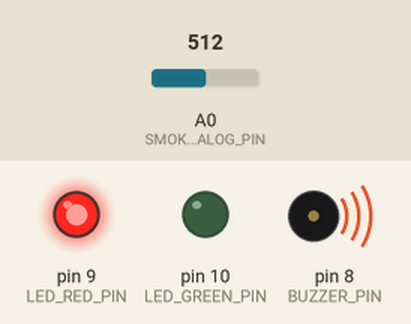
Recording of a sketch running on a simulated Arduino Uno, built with avr-gcc and run on an emulated ATmega328P. On the bench: output pins drawn as LEDs (lit = HIGH), buzzer (waves = sounding). The test bench sets the inputs (shaded band); at power-on: A0 (SMOKE_ANALOG_PIN) = 512. What the sketch prints to the serial monitor is not drawn.

Above: at 20.2 s.
At 21.7 s:
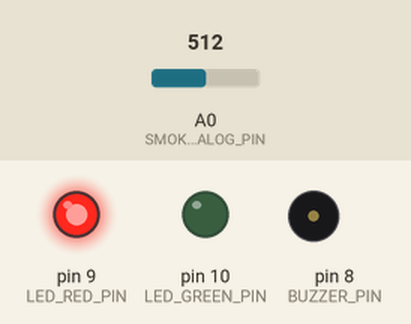
Timing chart, 0 to 23.0 s (numbered marks = the images above):
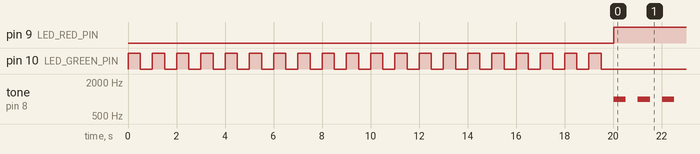

Measured:
- by itself, pin 9 (LED_RED_PIN): LOW → HIGH at 20.0 s
- by itself, tone on pin 8 (BUZZER_PIN): alternates 1000 Hz for 0.50 s and silent for 0.50 s

The sketch:

Smoke_Detector.ino
```cpp
/*
 * Smoke Detector Using Arduino
 * Project: B.Tech Undergraduate Project
 * Hardware: Arduino Uno, MQ-2 Smoke/Gas Sensor, Buzzer, LED, Enclosure Box
 *
 * Wiring:
 *   MQ-2 Analog Out  -> A0
 *   MQ-2 Digital Out -> D7  (optional threshold pin)
 *   Buzzer           -> D8
 *   Red LED (alarm)  -> D9
 *   Green LED (safe) -> D10
 *   VCC, GND         -> 5V, GND
 */

#define SMOKE_ANALOG_PIN  A0
#define SMOKE_DIGITAL_PIN 7
#define BUZZER_PIN        8
#define LED_RED_PIN       9
#define LED_GREEN_PIN     10

// Threshold: adjust after calibration (0-1023 scale)
// MQ-2 warm-up time is ~20 seconds after power-on
#define SMOKE_THRESHOLD   400

// Buzzer beep pattern
#define BEEP_INTERVAL_MS  300

unsigned long lastBeepTime = 0;
bool buzzerState = false;

void setup() {
  pinMode(SMOKE_DIGITAL_PIN, INPUT);
  pinMode(BUZZER_PIN,        OUTPUT);
  pinMode(LED_RED_PIN,       OUTPUT);
  pinMode(LED_GREEN_PIN,     OUTPUT);

  Serial.begin(9600);
  Serial.println("=== Smoke Detector Initialised ===");
  Serial.println("Warming up sensor (20 seconds)...");

  // Sensor warm-up indicator
  for (int i = 0; i < 20; i++) {
    digitalWrite(LED_GREEN_PIN, HIGH);
    delay(500);
    digitalWrite(LED_GREEN_PIN, LOW);
    delay(500);
  }

  Serial.println("Sensor ready. Monitoring started.");
}

void loop() {
  int smokeLevel = analogRead(SMOKE_ANALOG_PIN);

  Serial.print("Smoke Level: ");
  Serial.print(smokeLevel);

  if (smokeLevel >= SMOKE_THRESHOLD) {
    // ALARM STATE
    Serial.println(" — ALERT: Smoke Detected!");
    digitalWrite(LED_RED_PIN,   HIGH);
    digitalWrite(LED_GREEN_PIN, LOW);
    beepBuzzer();
  } else {
    // SAFE STATE
    Serial.println(" — Safe");
    digitalWrite(LED_RED_PIN,   LOW);
    digitalWrite(LED_GREEN_PIN, HIGH);
    noTone(BUZZER_PIN);
    buzzerState = false;
  }

  delay(500);
}

// Non-blocking beep pattern for buzzer
void beepBuzzer() {
  unsigned long currentTime = millis();
  if (currentTime - lastBeepTime >= BEEP_INTERVAL_MS) {
    lastBeepTime = currentTime;
    buzzerState = !buzzerState;
    if (buzzerState) {
      tone(BUZZER_PIN, 1000); // 1kHz tone
    } else {
      noTone(BUZZER_PIN);
    }
  }
}
```
